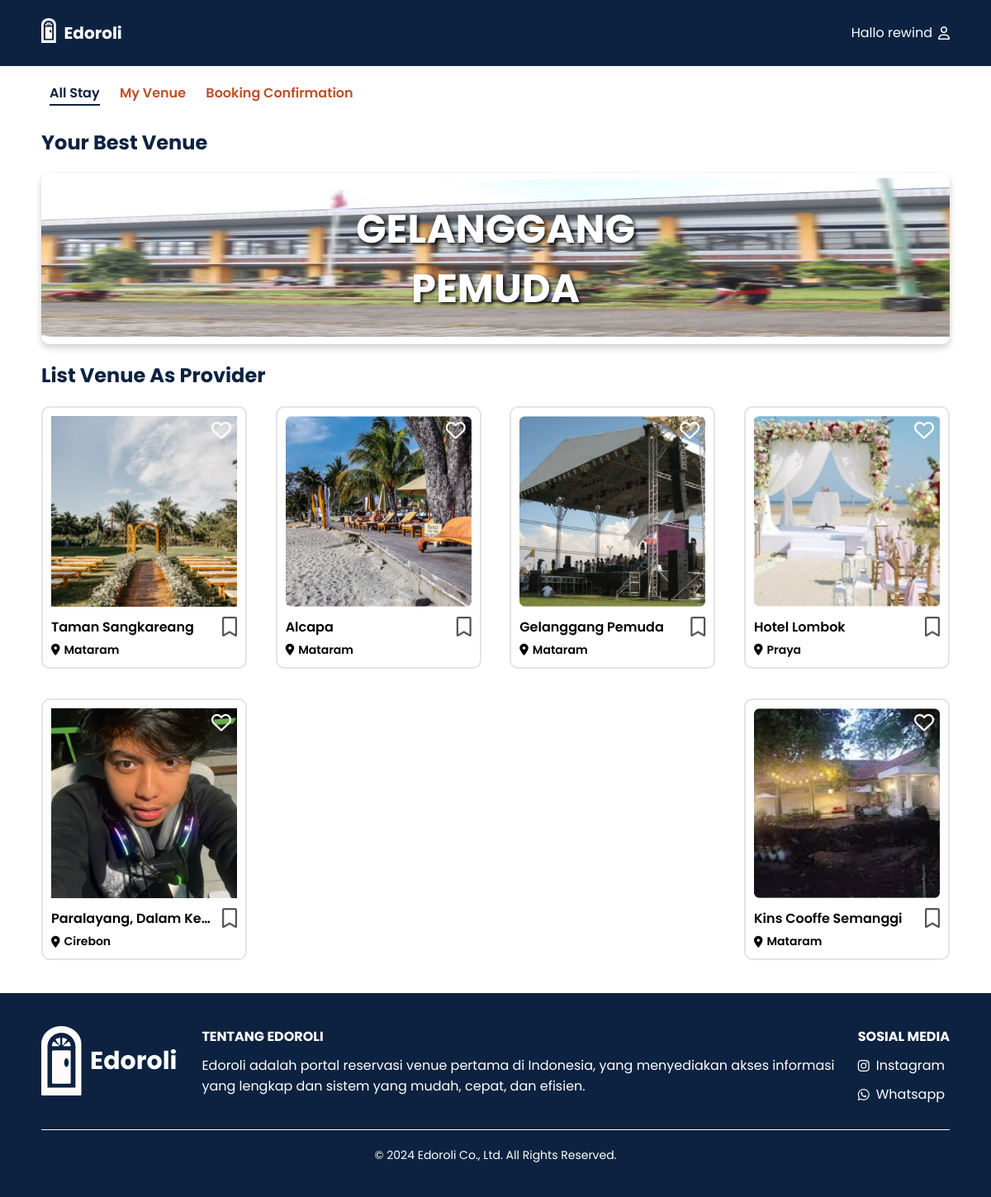
Page /Edorolli/Provider/home_prov.php (signed in) on the committed database.
### tables this page shows
CREATE TABLE `venue` (
  `id_venue` int(10) NOT NULL,
  `nama_venue` varchar(30) DEFAULT NULL,
  `deskripsi_fasilitas` text DEFAULT NULL,
  `alamat` varchar(255) DEFAULT NULL,
  `penanggung_jawab` varchar(30) DEFAULT NULL,
  `kapasitas` int(30) DEFAULT NULL,
  `harga` int(255) DEFAULT NULL,
  `kota` varchar(255) DEFAULT NULL,
  `gambar` text NOT NULL,
  `jenis_instansi` enum('Pemerintah','Swasta') DEFAULT NULL,
  `id_provider` int(10) DEFAULT NULL,
  `main_venue` tinyint(1) DEFAULT 0
);

### Edorolli/Provider/home_prov.php (the view, shortened to what this page needs)
<?php
$conn = connectDatabase();
$id_provider = $_SESSION['id_provider'];
$items_per_page = 8;
$sql = "SELECT * FROM venue WHERE id_provider = ? LIMIT $items_per_page";
$stmt = $conn->prepare($sql);
$stmt->bind_param("i", $id_provider);
$stmt->execute();
$result = $stmt->get_result();
?>
<!DOCTYPE html>
<html lang="en">
<head>
    <link rel="stylesheet" href="https://cdnjs.cloudflare.com/ajax/libs/font-awesome/6.0.0-beta3/css/all.min.css">
    <link rel="stylesheet" href="../css/home_prov.css">
    <link rel="stylesheet" href="../css/footer.css" />
</head>
<body>
    <header>
        <div class="wrapper">
            <div class="logo-nama">
                <div class="logo"><img src="../image/logo.png" alt="Logo"></div>
                <div class="nama_website"><a href="#">Edoroli</a></div>
            </div>
            <div class="menu"><a href="Provider.php">Hallo <?php echo $_SESSION['username']; ?><i class="far fa-user"></i></a></div>
        </div>
    </header>
    <main>
        <section class="main-title">
            <nav>
                <a href="../Provider/home_prov.php" class="nav-item active" id="all-stay">All Stay</a>
                <a href="venue_prov.php?id_provider=<?php echo $id_provider; ?>&page=1" class="nav-item" id="venue">My Venue</a>
                <a href="booking_confirmation.php" class="nav-item" id="booking">Booking Confirmation</a>
            </nav>
        </section>
        <section class="recomendation">
            <div class="image-cardB">
                <h1 class="title">Your Best Venue</h1>
                <div class="image-containerB">
                    <img src="../image/Gelanggang_Pemuda.jpg" alt="Gelanggang Pemuda" />
                    <div class="overlay">
                        <h1 class="overlay-title">GELANGGANG PEMUDA</h1>
                    </div>
                </div>
            </div>
        </section>
        <section class="venue">
            <div class="title">
                <h1>List Venue As Provider</h1>
            </div>
            <div class="gallery">
                <?php
                if ($result->num_rows > 0) {
                    while ($row = $result->fetch_assoc()) {
                        echo '<div class="card">';
                        echo '    <div class="image-container">';
                        echo '        <a href="venue_detail.php?id_venue=' . $row["id_venue"] . '">';
                        echo '            <img src="' . $row["gambar"] . '" alt="Venue Image">';
                        echo '        </a>';
                        echo '        <span class="heart-icon"><i class="far fa-heart" onclick="klikLike(this)"></i></span>';
                        echo '    </div>';
                        echo '    <div class="info">';
                        echo '        <p class="name">' . $row["nama_venue"] . '</p>';
                        echo '        <span class="plus-icon"><i class="far fa-bookmark" onclick="klikBookmark(this)"></i></span>';
                        echo '    </div>';
                        echo '    <div class="location">';
                        echo '        <i class="fa-solid fa-location-dot"></i>';
                        echo '        <span>' . $row["kota"] . '</span>';
                        echo '    </div>';
                        echo '</div>';
                    }
                } else {
                    echo "No venues found.";
                }
                ?>
            </div>
        </section>
    </main>
    <?php require_once '../php/footer.php'; ?>
</body>
</html>

### Edorolli/css/home_prov.css (style rules this page uses)
* { text-decoration: none; margin: 0px; padding: 0px; }
body { font-family: "Poppins", sans-serif; margin: 0; padding: 0; box-sizing: border-box; background-color: white; }
.wrapper { width: 1100px; margin: auto; align-items: center; }
.nama_website a { font-size: 20px; font-weight: bold; float: left; font-family: "Poppins"; color: #fff; }
.logo img { padding: 22px 10px 0px 0px; vertical-align: center; float: left; max-width: 50px; max-height: 30px; }
.menu { float: right; display: flex; align-items: center; margin-left: auto; }
.menu a { color: #fff; display: flex; align-items: center; }
.menu a i { margin-left: 7px; }
header { width: 100%; margin: auto; display: flex; line-height: 80px; position: sticky; position: -webkit-sticky; top: 0px; background-color: #0c2240; z-index: 10; justify-content: space-between; align-items: center; }
main { max-width: 1100px; margin: auto; padding: 20px; }
.main-title { text-align: left; padding-bottom: 10px; margin-bottom: 20px; }
.main-title nav a { margin: 0 10px; color: #bf4f26; text-decoration: none; font-size: 18px solid; position: relative; font-weight: 600; }
.nav-item.active { color: #0c2240; }
.nav-item.active::after { content: ""; position: absolute; width: 100%; height: 2px; background-color: #0c2240; left: 0; bottom: -4px; }
.image-cardB { display: flex; justify-content: center; flex-direction: column; }
.title { color: #0c2240; margin-bottom: 20px; }
.image-containerB { position: relative; text-align: center; color: white; box-shadow: 0 4px 8px rgba(0, 0, 0, 0.2); border-radius: 10px; overflow: hidden; width: 100%; max-width: 1285px; margin-bottom: 20px; }
.image-containerB img { width: 1285px; height: 200px; }
.overlay { position: absolute; top: 50%; left: 50%; transform: translate(-50%, -50%); }
.overlay-title { font-size: 3em; font-weight: bold; text-shadow: 2px 2px 4px #000000; color: white; }
.venue .title { color: #0c2240; margin-bottom: 20px; }
.gallery { display: flex; flex-wrap: wrap; gap: 16px; justify-content: space-between; margin-top: 10px; }
.card { border: 2px solid #e4e4e4; border-radius: 10px; overflow: hidden; position: relative; width: 245px; margin-bottom: 20px; }
.image-container { position: relative; padding: 10px 10px 0 10px; }
.image-container img { width: 100%; height: auto; }
.heart-icon { position: absolute; top: 10px; right: 17px; font-size: 24px; color: #fff; cursor: pointer; }
.info { padding: 0 10px 0 10px; display: flex; justify-content: space-between; align-items: center; }
.name { flex-grow: 1; white-space: nowrap; overflow: hidden; text-overflow: ellipsis; color: #000; font-weight: 600; }
.plus-icon { cursor: pointer; font-size: 24px; color: #555; margin-left: 10px; }
.location { display: flex; align-items: center; font-size: 14px; padding: 0 10px 10px 10px; font-weight: 600; }
.location i { margin-right: 5px; }

### rows in the picture
venue: gambar (picture), nama_venue "Taman Sangkareang", kota "Mataram"
venue: gambar (picture), nama_venue "Alcapa", kota "Mataram"
venue: gambar (picture), nama_venue "Gelanggang Pemuda", kota "Mataram"
venue: gambar (picture), nama_venue "Hotel Lombok", kota "Praya"
venue: gambar (picture), nama_venue "Paralayang, Dalam Ke…", kota "Cirebon"
venue: gambar (picture), nama_venue "Kins Cooffe Semanggi", kota "Mataram"

### other values in the picture
$_SESSION['username'] "rewind"
